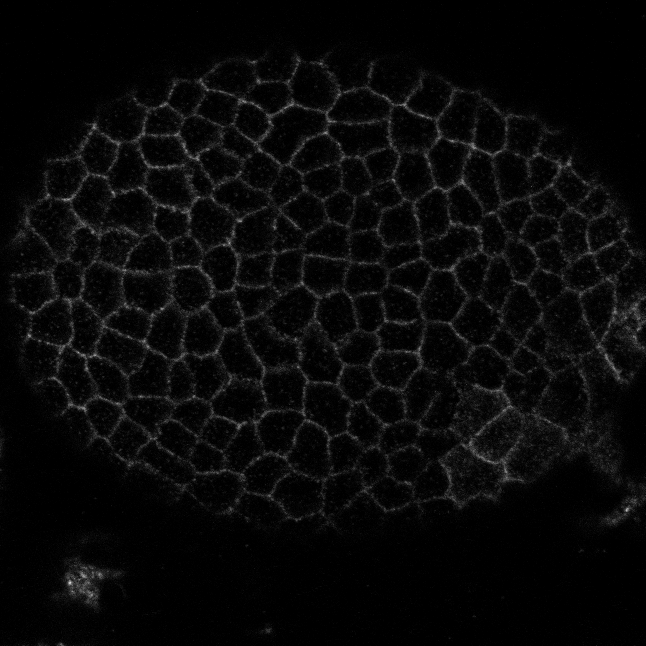
#> input picture data/Factin_protrusivity/TJ_fat2N1032_13.tif, 1291 x 1291 px (shown at 1/2 size)
$ python -i tissue.py   (imports and definitions only)   (older library calls are emulated)
#> lines starting #> are read from the running program, lines starting #| are printed output that depends on the picture; after the words box and inside, x2 and y2 are one past the last pixel; in counts of white or black regions, pixels touching at a corner belong together
#> further down, picture is the input picture: shape (1291, 1291); min 0, max 35, mean 1.2
"""
Segmentation functions that operate on 2D numpy array representations.

Designed for working with images of biological tissues.
"""

import numpy as np
from scipy.ndimage import binary_fill_holes
from skimage.filters import gaussian, threshold_local, threshold_otsu
from skimage.measure import label
from skimage.morphology import (
    binary_dilation,
    binary_erosion,
    disk,
    remove_small_objects,
)
from skimage.segmentation import clear_border, flood_fill, watershed
from ..utils import validate_mask, dilate_simple
from .interface import (
    edge_between_neighbors,
    interface_endpoints_mask,
    interface_shape_edge_method,
    refine_junction,
    trim_interface,
)


# [89 lines left out: function epithelium_watershed, not called in this run]


def largest_object_mask(im, blurring_sigma=15, threshold="adaptive"):
    """
    Make a mask of the largest bright object in an image.

    Make a mask containing the largest bright region of an image following
    Gaussian blurring to remove small-scale variation. Bright object is True,
    other regions False. Accepts optional blurring sigma and threshold value
    arguments, or else uses default blurring_sigma and adaptive thresholding.

    Parameters
    ----------
    im: 2D ndarray
        Grayscale image to be masked with bright features, dark background
    blurring_sigma: int
        Sigma of Gaussian kernel used to blur the image
    threshold: int or str "adaptive"
        Threshold to separate object from background pixels.
        If "adaptive", Otsu's adaptive thresholding is used.

    Returns
    -------
    mask: 2D bool ndarray
        Same shape as im. True where largest bright object was identified,
        False elsewhere
    """
#> called with blurring_sigma = 15, threshold = 'adaptive'
    im_blurred = gaussian(im, sigma=blurring_sigma, preserve_range=True)
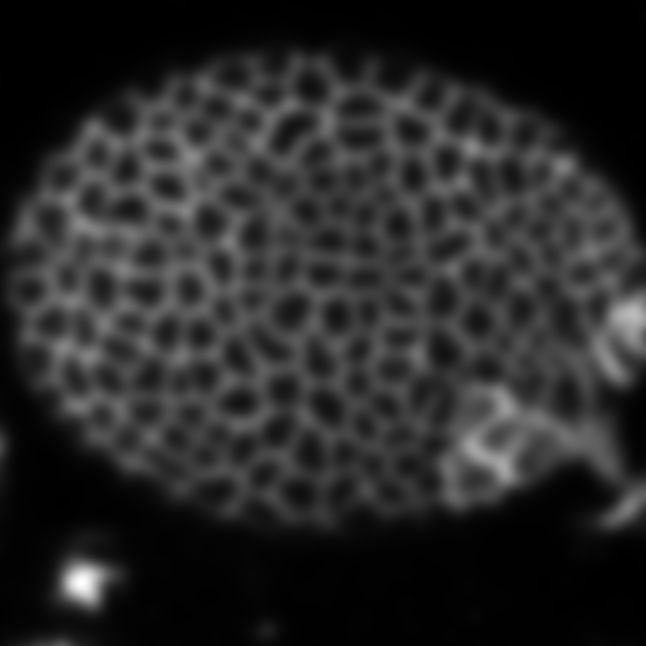
#> im_blurred: shape (1291, 1291) float64 (shown at 1/2 size); min 0.00219, max 7.49, mean 1.19; drawn with min black and max white
    if threshold == "adaptive":
        threshold = threshold_otsu(im_blurred)
#> threshold = 1.16
    im_thresholded = im_blurred > threshold
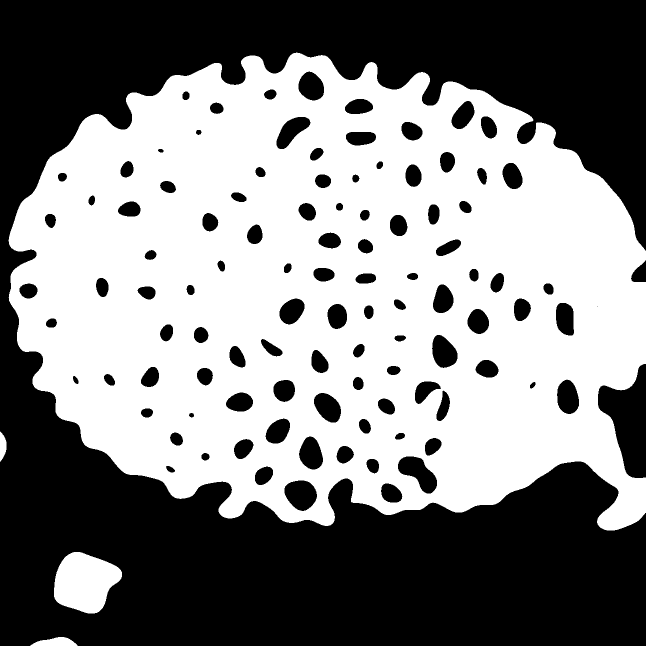
#> im_thresholded: shape (1291, 1291) bool (shown at 1/2 size); 51.5% white; 105 black regions (1 under 20 px), largest, box (x1, y1, x2, y2) and area: (0, 0, 1291, 1291) 707617, (1196, 728, 1291, 956) 12388, (796, 913, 874, 987) 3162

    if np.amax(im_thresholded) == False:
        raise ValueError("All image intensities are below the threshold")
    else:
        im_labeled_regions = label(im_thresholded)
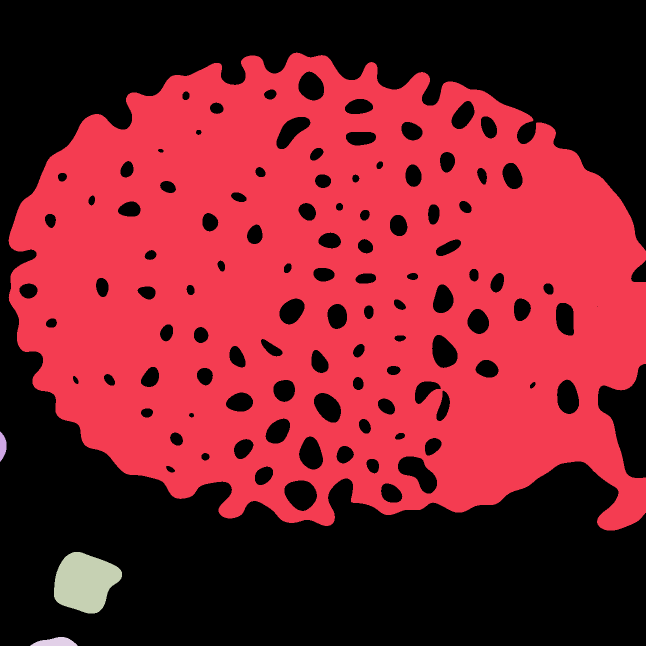
#> im_labeled_regions: shape (1291, 1291) int32 (shown at 1/2 size); 5 distinct labels, from 0 to 4; one colour per label, 0 black
        mask_with_holes = (
            im_labeled_regions
            == np.argmax(np.bincount(im_labeled_regions.flat)[1:]) + 1
        )
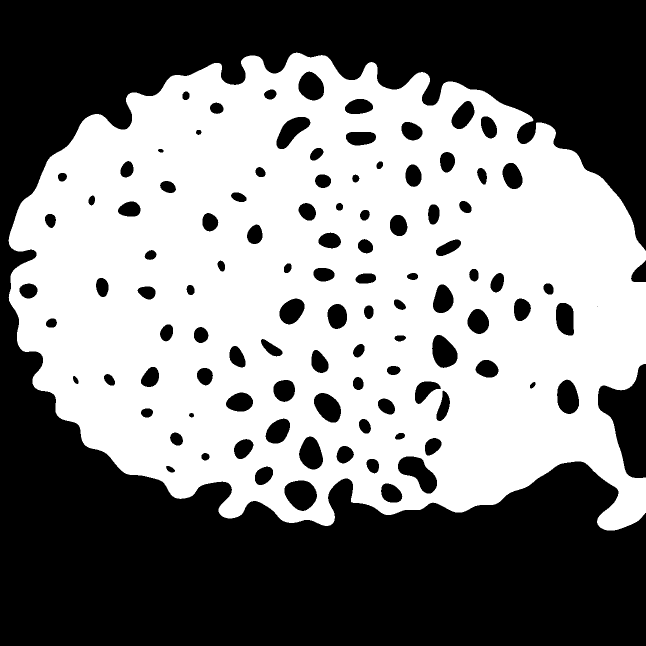
#> mask_with_holes: shape (1291, 1291) bool (shown at 1/2 size); 50.6% white; 105 black regions (1 under 20 px), largest, box (x1, y1, x2, y2) and area: (0, 0, 1291, 1291) 721068, (1196, 728, 1291, 956) 12388, (796, 913, 874, 987) 3162
        mask = binary_fill_holes(mask_with_holes)
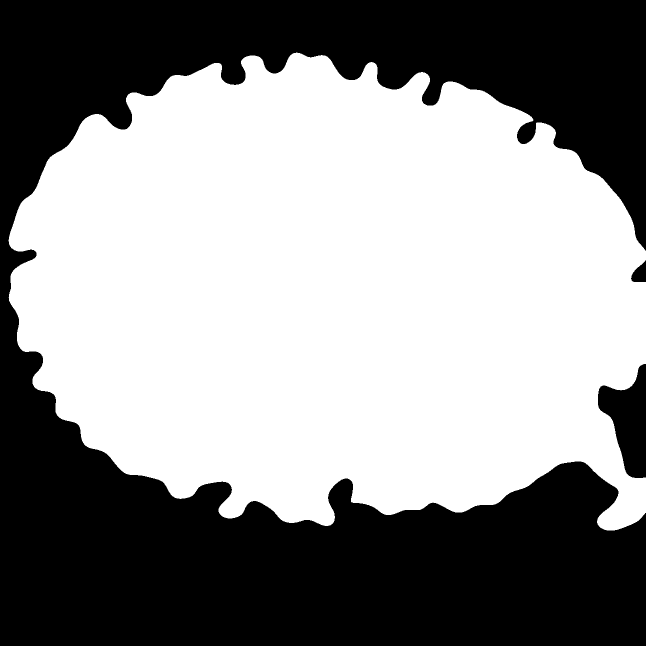
#> mask: shape (1291, 1291) bool (shown at 1/2 size); 55.9% white; 3 black regions, box (x1, y1, x2, y2) and area: (0, 0, 1291, 1291) 721068, (1196, 728, 1291, 956) 12388, (1262, 521, 1291, 564) 815
    return mask


# [365 lines left out: functions select_border_adjacent, select_in_field, select_mask_adjacent, segment_hemijunctions, cell_edges_mask, cell_interiors_mask and 2 more, not called in this run]

>>> import cv2
>>> picture = cv2.imread('../../../data/Factin_protrusivity/TJ_fat2N1032_13.tif', cv2.IMREAD_GRAYSCALE)
>>> result = largest_object_mask(picture)
